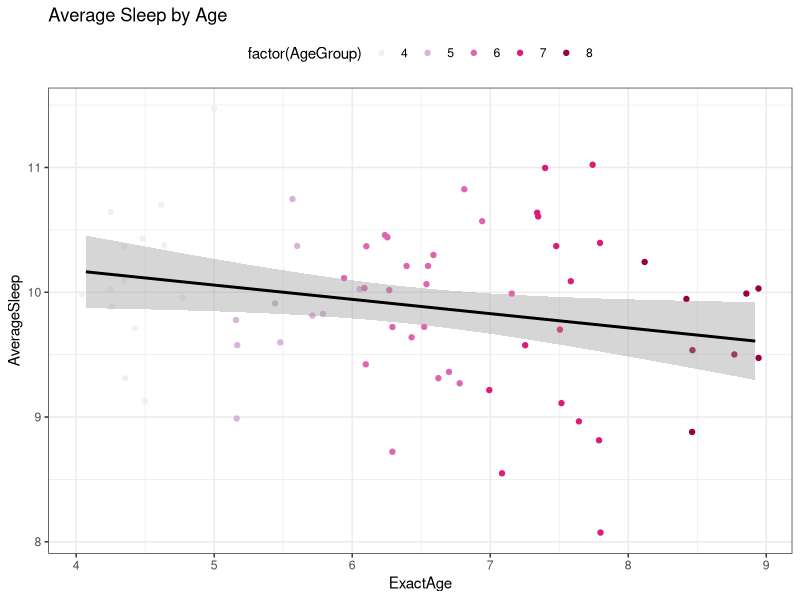
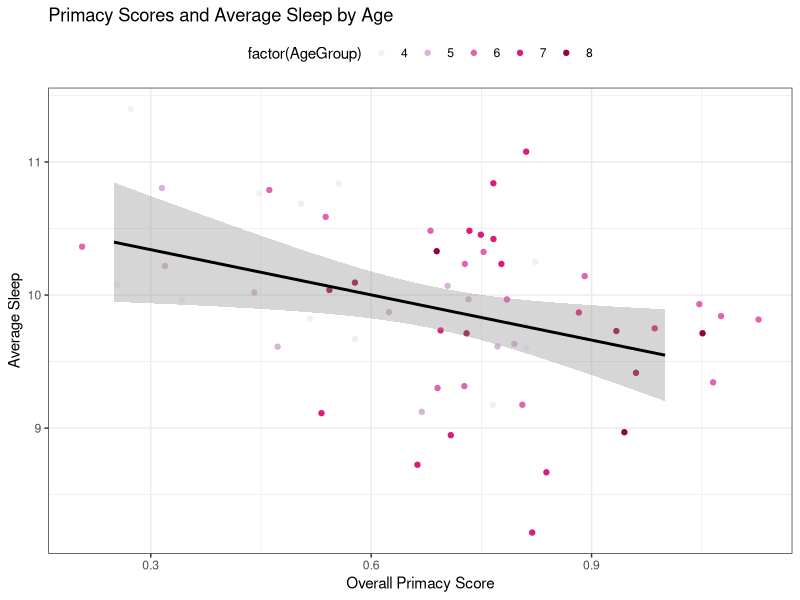
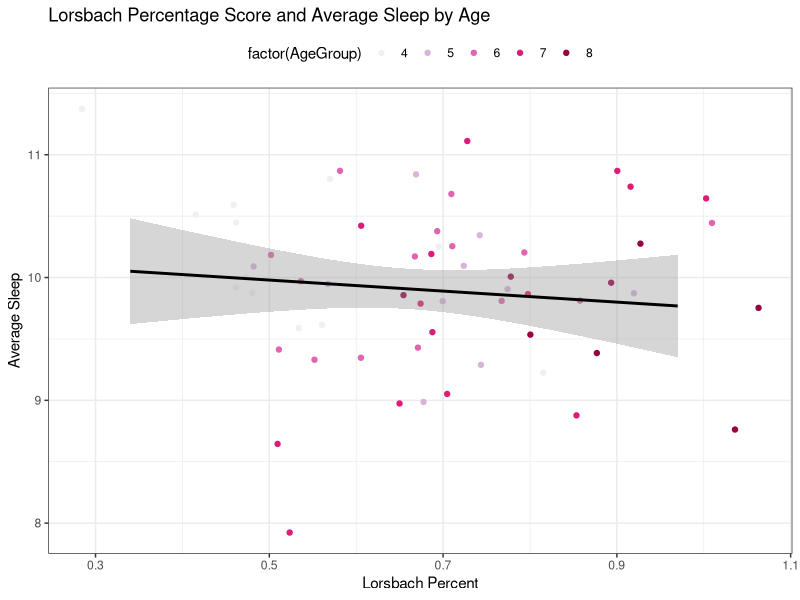
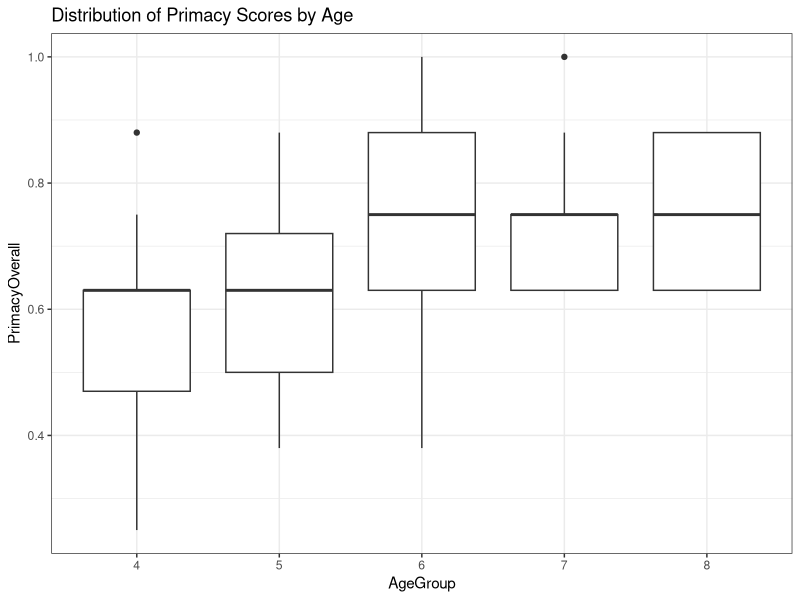
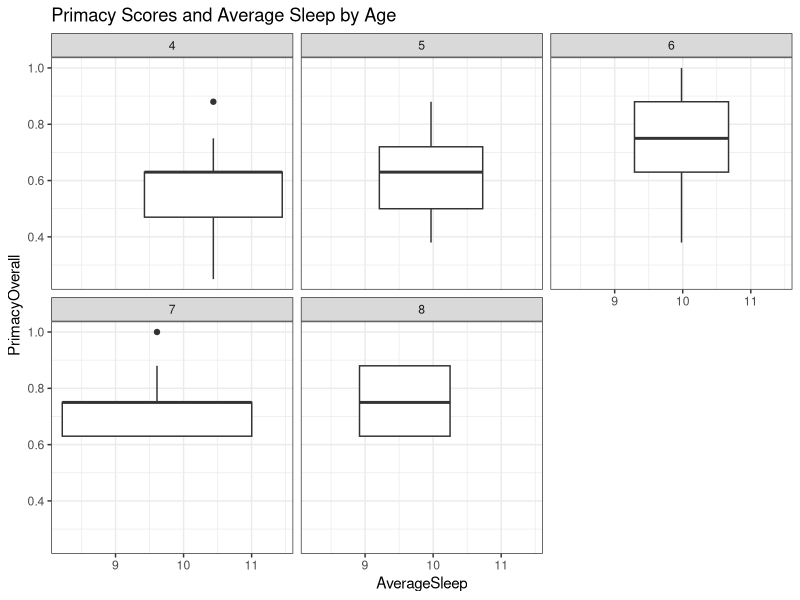
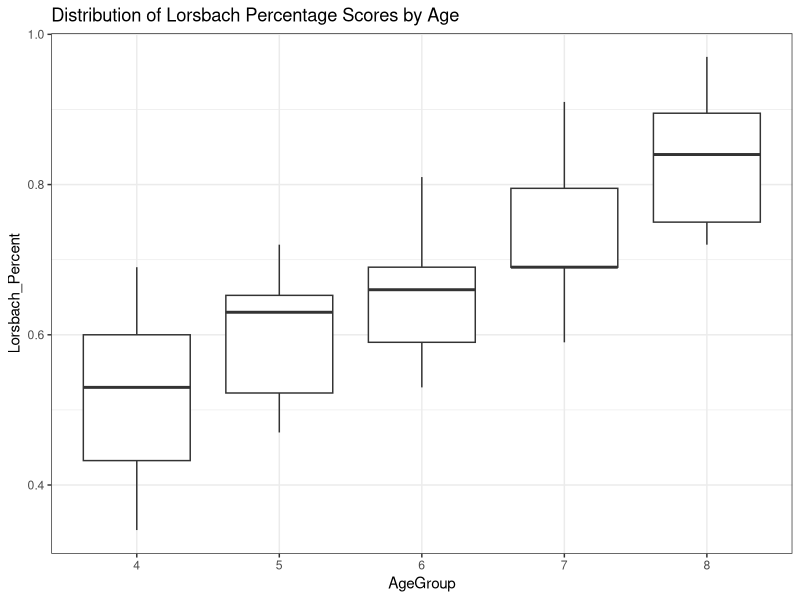
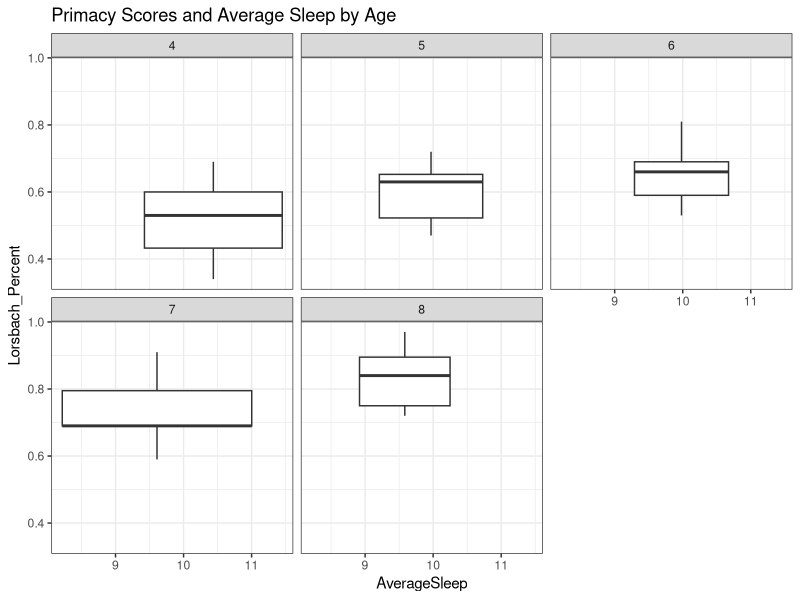

Source code (R) for these figures, in order:
## ---- chunk 1
HMNdata <- read.csv("KelseyData.csv", header=T, na.strings = c("NA", "9/9/99", "0:00", "#NULL!"))
## ---- chunk 2
clean.hmn <- function(HMNdata=HMNdata) {
  library(reshape2)
  HMNdata<-data.frame(HMNdata$Subject_ID, HMNdata$ExactAgeCalc, HMNdata$AgeGroup, HMNdata$All_Primacy, HMNdata$Hours_Sleep_LN, HMNdata$Hours_Sleep_1, HMNdata$Hours_Sleep_2, HMNdata$Hours_Sleep_3, HMNdata$Hours_Sleep_4, HMNdata$Hours_Sleep_5, HMNdata$Hours_Sleep_6, HMNdata$Hours_Sleep_7, HMNdata$Hours_Sleep_8, HMNdata$Hours_Sleep_9, HMNdata$Lorsbach_Percent, HMNdata$SM_FactRecallPercent, HMNdata$SM_FactRecogPercent, HMNdata$CMS_Scaled_Imm, HMNdata$CMS_Scaled_Delay, HMNdata$CMS_Scaled_DelRec)
  newnames<-c("Subject_ID", "ExactAge", "AgeGroup", "PrimacyOverall", "SleepDuration_LN", "SleepDuration_N1", "SleepDuration_N2", "SleepDuration_N3","SleepDuration_N4", "SleepDuration_N5", "SleepDuration_N6", "SleepDuration_N7", "SleepDuration_N8", "SleepDuration_N9", "Lorsbach_Percent", "SourceMem_Recall", "SourceMem_Recog", "Story_Imm", "Story_Delay", "Story_Week" )
colnames(HMNdata)<-newnames
 cleaneddata<-(subset( HMNdata[!is.na(HMNdata$SleepDuration_LN),]))
  cleaneddata<-melt(cleaneddata, measure.vars = c("SleepDuration_LN", "SleepDuration_N1", "SleepDuration_N2","SleepDuration_N3", "SleepDuration_N4", "SleepDuration_N5", "SleepDuration_N6","SleepDuration_N7", "SleepDuration_N8", "SleepDuration_N9"), variable.name = "Night", value.name ="SleepPerNight", na.rm=T) 
  newlevels<-c("LastNight", "Night1", "Night2", "Night3", "Night4", "Night5", "Night6", "Night7", "Night8", "Night9")
levels(cleaneddata$Night)<-newlevels
  cleaneddata$AgeGroup <- as.factor(cleaneddata$AgeGroup)
 cleaneddata<- dcast(cleaneddata, Subject_ID +   ExactAge + PrimacyOverall + Lorsbach_Percent + SourceMem_Recall+ SourceMem_Recog + Story_Imm +      Story_Delay +   Story_Week  +AgeGroup  ~ ., value.var = "SleepPerNight", fun.aggregate = mean, na.rm = TRUE)
colnames(cleaneddata)[11]<-"AverageSleep"
cleaneddata$AverageSleep<-as.numeric(cleaneddata$AverageSleep)
   cleaneddata
}
## ---- chunk 3
HMNclean<-clean.hmn(HMNdata)
## ---- chunk 4
sleepdata <- read.csv("sleep.csv", header=T, na.strings = c("NA", "9/9/99", "0:00", "#NULL!"))

sleep.subset<-data.frame(sleepdata$Subject_ID, sleepdata$Subscale_1_Bedtime_Resistance,sleepdata$Subscale_2_Sleep_Onset_Delay, sleepdata$Subscale_3_Sleep_Duration, sleepdata$Subscale_4_Sleep_Anxiety, sleepdata$Subscale_5_Night_Wakings, sleepdata$Subscale_6_Parasomnias, sleepdata$Subscale_7_Sleep_Disordered_Breathing, sleepdata$Subscale_8_Daytime_Sleepiness, sleepdata$Total_Sleep_Disturbance_Score)

newnamessleep<-c("Subject_ID", "Bedtime_Resistance", "Sleep_Onset_Delay", "Sleep_Duration", "Sleep_Anxiety", "Night_Wakings", "Parasomnias", "Sleep_Disordered_Breathing","Daytime_Sleepiness", "Total_Sleep_Disturbance")
colnames(sleep.subset)<-newnamessleep
colnames(sleep.subset)

mydata <- merge(HMNclean, sleep.subset, by=c("Subject_ID"))
## ---- chunk 5
pairwise.t.test(mydata$Lorsbach_Percent, mydata$AgeGroup)
#There are significant differences on Lorsbach scores betweem 4 and 6 year olds (p=.0023), 4 and 5 year olds (p=.0001), 4 and 8 year olds (p=.0001), 5 and 7 year olds (p=.0001), 5 and 8 year olds (p=.0001), 6 and 8 year olds (p=.0003), and 7 and 8 year olds (p=.0378).

pairwise.t.test(mydata$PrimacyOverall, mydata$AgeGroup)
#The only significnant difference in scores on the Primacy Recency task are between age groups is between the scores of 4 year olds and 7 year olds.
sum(mydata$AgeGroup==8) #8
sum(mydata$AgeGroup==7) #15
sum(mydata$AgeGroup==6)#21
sum(mydata$AgeGroup==5)#10
sum(mydata$AgeGroup==4)#14

#unequal n's is an issue due to having incomplete data


sleepquants<-as.numeric(quantile(mydata$Total_Sleep_Disturbance, na.rm=T))
sleepquants #high score is worse here, issue with the data however that there are not enough subjects to draw meaningful conclusions.

fours<-subset(mydata[mydata$AgeGroup==4,])
sixes<-subset(mydata[mydata$AgeGroup==6,])


t.test(fours$PrimacyOverall[fours$Total_Sleep_Disturbance<=39], fours$PrimacyOverall[fours$Total_Sleep_Disturbance>39])
#No significant difference between four year olds above and below the mean level of sleep disturbance scores on Primacy Recency tasks. 
t.test(sixes$PrimacyOverall[sixes$Total_Sleep_Disturbance<=39], sixes$PrimacyOverall[sixes$Total_Sleep_Disturbance>39])

#No significant difference between six year olds above and below the mean level of sleep disturbance scores on Primacy Recency tasks.

t.test(mydata$PrimacyOverall[mydata$Total_Sleep_Disturbance<=39], mydata$PrimacyOverall[mydata$Total_Sleep_Disturbance>39])
#No significant difference between across all ages above and below the mean level of sleep disturbance scores on Primacy Recency tasks. 
###

t.test(sixes$Lorsbach_Percent[fours$Total_Sleep_Disturbance<=39], fours$Lorsbach_Percent[fours$Total_Sleep_Disturbance>39])
#Approaching a significant difference between across four year olds above and below the mean level of sleep disturbance scores on the Lorsbach Task. 
t.test(sixes$Lorsbach_Percent[sixes$Total_Sleep_Disturbance<=39], sixes$Lorsbach_Percent[sixes$Total_Sleep_Disturbance>39])
# No significant difference between across four year olds above and below the mean level of sleep disturbance scores on the Lorsbach Task. 

t.test(mydata$Lorsbach_Percent[mydata$Total_Sleep_Disturbance<=39], mydata$Lorsbach_Percent[mydata$Total_Sleep_Disturbance>39])
#No significant difference between across all ages above and below the mean level of sleep disturbance scores on the Lorsbach Task. 
###

sleepissues<-subset(mydata[mydata$Total_Sleep_Disturbance>=41,])
length(sleepissues$Subject_ID)
 

#issue with the scale and validity of the measure as according to the outlines set by the CHSQ 38 of the 68 subjects included in the analysis would be in the score range for a pediatric sleep disorder
## ---- chunk 6
PrimacyReg <- lm(PrimacyOverall ~ Total_Sleep_Disturbance + AverageSleep + AgeGroup, data=mydata)
summary(PrimacyReg ) # average sleep approaching significance, age signficant

PrimacySleep <- glm(PrimacyOverall ~ AverageSleep, data=mydata)
summary(PrimacySleep ) # average sleep sig without age groups <.05


LorsbachReg <- lm(Lorsbach_Percent ~ Total_Sleep_Disturbance + AverageSleep + AgeGroup, data=mydata)
summary(LorsbachReg) #age significant < .000,  but not sleep.

LorsbachReg <- lm(Lorsbach_Percent ~ Total_Sleep_Disturbance + AverageSleep + AgeGroup, data=mydata)
summary(LorsbachReg)
# 4, 6, 7, 8, age differences significant < .000

Allsleepreg<-lm(Lorsbach_Percent ~ Bedtime_Resistance + Sleep_Onset_Delay+ Sleep_Anxiety + Night_Wakings + Parasomnias +Sleep_Disordered_Breathing + Daytime_Sleepiness + Sleep_Duration+ Total_Sleep_Disturbance, data=mydata)
summary(Allsleepreg) #nothing significant, not surpised after finding and article that failed to correlate CSHQ to PSG
## ---- chunk 7
#full data set
HMN2<- read.csv("KelseyData.csv", header=T, na.strings = c("NA", "9/9/99", "0:00", "#NULL!"))

fulldata<- merge(HMN2, sleep.subset, by=c("Subject_ID"))

nights<-cbind( fulldata$Hours_Sleep_1,fulldata$Hours_Sleep_2,fulldata$Hours_Sleep_3+fulldata$Hours_Sleep_4,fulldata$Hours_Sleep_5,fulldata$Hours_Sleep_6,fulldata$Hours_Sleep_7,fulldata$Hours_Sleep_8,fulldata$Hours_Sleep_9)
fulldata$AverageSleep<-rowMeans(nights, na.rm=T)

LorsbachFull <- lm(Lorsbach_Percent ~  Total_Sleep_Disturbance+AverageSleep+AgeGroup, data=fulldata)
summary(LorsbachFull)
#No significant predictors except age group <.01.

PrimacyFull <- lm(All_Primacy ~  AverageSleep, data=fulldata)
summary(PrimacyFull)
#Sleep is signficant in predicting primacy scores < .05.
## ---- chunk 8
library(ggplot2)

agesleep<-ggplot(mydata, aes(y=AverageSleep, x=ExactAge)) + geom_point(aes(color = factor(AgeGroup)), position = position_jitter(height = .2, width = .2))+theme_bw()+ scale_color_brewer(palette = "PuRd")+ theme(legend.position = "top")+geom_smooth(method="glm", data=mydata, color="black")+labs(title="Average Sleep by Age")
agesleep
#Plot of average sleep and the exact age as colored by age group. The amount of sleep on average per night decreases slightly as age inreases.

PrimacyPlot<-ggplot(mydata, aes(y=AverageSleep, x=PrimacyOverall)) + geom_point(aes(color = factor(AgeGroup)), position = position_jitter(height = .2, width = .2))+theme_bw()+ scale_color_brewer(palette = "PuRd")+ theme(legend.position = "top")+ ylab("Average Sleep") + xlab("Overall Primacy Score")+geom_smooth(method="glm", data=mydata, color="black")+labs(title="Primacy Scores and Average Sleep by Age")
PrimacyPlot
#Plot of average sleep and Overall Primacy scores factored by age. The regression is significant for both age group and average sleep.
LorsbachPlot<-ggplot(mydata, aes(y=AverageSleep, x=Lorsbach_Percent)) + geom_point(aes(color = factor(AgeGroup)), position = position_jitter(height = .2, width = .2))+theme_bw()+ scale_color_brewer(palette = "PuRd")+ theme(legend.position = "top")+ ylab("Average Sleep") + xlab("Lorsbach Percent")+geom_smooth(method="glm", data=mydata, color="black")+labs(title="Lorsbach Percentage Score and Average Sleep by Age")
LorsbachPlot
#Plot of average sleep and Lorsbach Percentage scores factored by age. The regression is significant for both age group.
PrimacyAgeBox<-ggplot(mydata, aes(x=AgeGroup, y=PrimacyOverall)) + geom_boxplot() +theme_bw()+labs(title="Distribution of Primacy Scores by Age")
PrimacyAgeBox

PrimacySleepBox<-ggplot(mydata, aes(x=AverageSleep, y=PrimacyOverall)) + geom_boxplot()+facet_wrap(~AgeGroup)+theme_bw()+labs(title="Primacy Scores and Average Sleep by Age")
PrimacySleepBox

LorsAgeBox<-ggplot(mydata, aes(x=AgeGroup, y=Lorsbach_Percent)) + geom_boxplot()+theme_bw()+labs(title="Distribution of Lorsbach Percentage Scores by Age")
LorsAgeBox

LorsSleepBox<-ggplot(mydata, aes(x=AverageSleep, y=Lorsbach_Percent)) + geom_boxplot()+facet_wrap(~AgeGroup)+theme_bw()+labs(title="Primacy Scores and Average Sleep by Age")
LorsSleepBox

